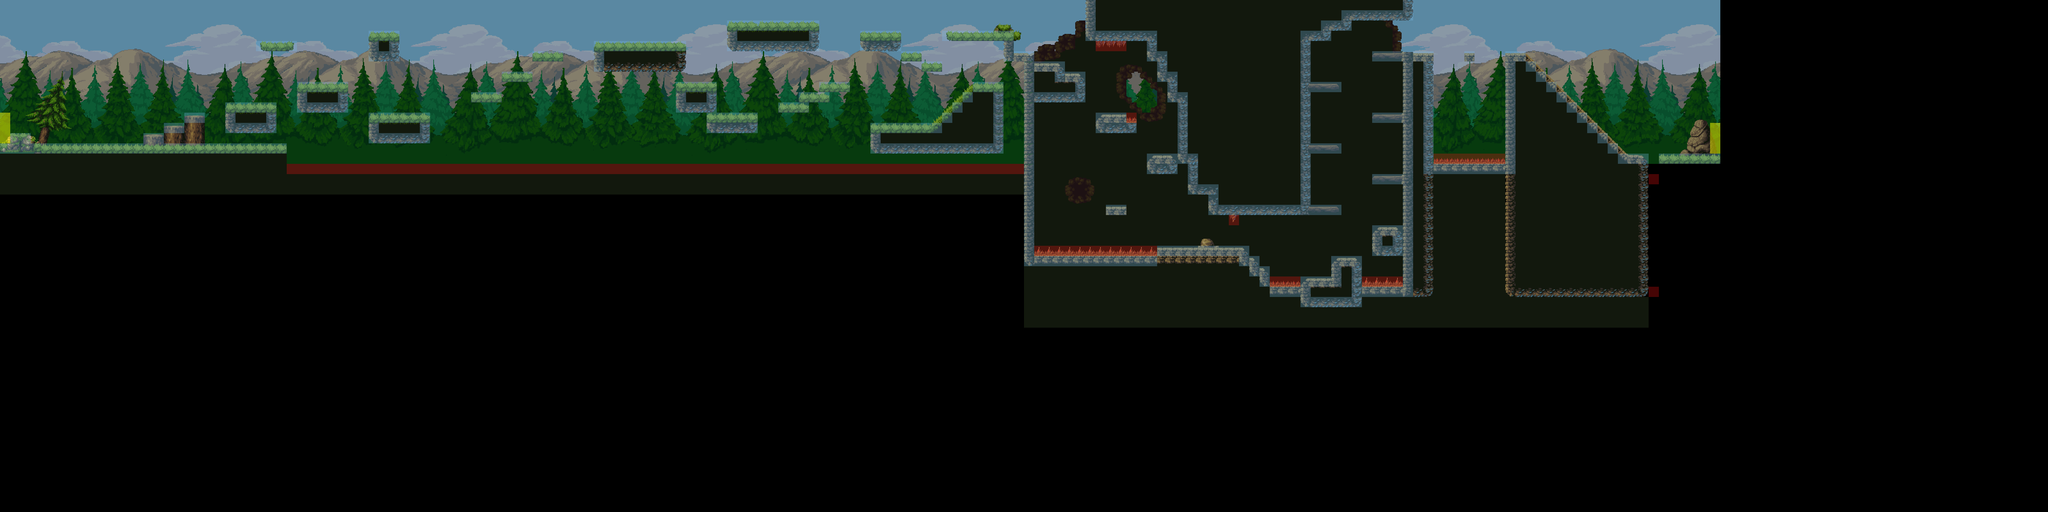

A level layout from a 2D game, rendered from its tile map. Below: a short description, then the map file with tile-grid data replaced by summaries:
An orthogonal 200x50 tile map with 32x32 px tiles, 10 tile layers (Paisaje, Arboles III, Arboles II, Arboles I, ...), 6 tilesets.

<map version="1.0" orientation="orthogonal" renderorder="right-down" width="200" height="50" tilewidth="32" tileheight="32" nextobjectid="1">
 <properties>
  <property name="Music" value="bossbattle3.ogg" />
 </properties>
 <tileset firstgid="1" name="Mountains" tilewidth="32" tileheight="32" tilecount="312" columns="24">
  <image source="Mountains.png" width="768" height="432" />
 </tileset>
 <tileset firstgid="313" name="Trees" tilewidth="32" tileheight="32" tilecount="792" columns="72">
  <image source="Trees.png" width="2304" height="362" />
 </tileset>
 <tileset firstgid="1105" name="Tileset 2" tilewidth="32" tileheight="32" tilecount="968" columns="44">
  <image source="Tileset 2.png" width="1418" height="722" />
 </tileset>
 <tileset firstgid="2073" name="Colision" tilewidth="32" tileheight="32" tilecount="1" columns="1">
  <image source="Colision.png" width="32" height="32" />
 </tileset>
 <tileset firstgid="2074" name="death_zone" tilewidth="32" tileheight="32" tilecount="1" columns="1">
  <image source="death_zone.png" width="32" height="32" />
 </tileset>
 <tileset firstgid="2075" name="map_changer" tilewidth="32" tileheight="32" tilecount="1" columns="1">
  <image source="levelchange.png" width="32" height="32" />
 </tileset>
 <layer name="Paisaje" width="200" height="50">
  <properties>
   <property name="Navigation" type="int" value="0" />
   <property name="Nodraw" type="int" value="0" />
   <property name="Parallax" type="float" value="1" />
  </properties>
  <data>[10000 cells, 2352 non-empty, 312 distinct tile ids]</data>
 </layer>
 <layer name="Arboles III" width="200" height="50">
  <properties>
   <property name="Navigation" type="int" value="0" />
   <property name="Nodraw" type="int" value="0" />
   <property name="Parallax" type="float" value="1" />
  </properties>
  <data>[10000 cells, 1848 non-empty, 264 distinct tile ids]</data>
 </layer>
 <layer name="Arboles II" width="200" height="50">
  <properties>
   <property name="Navigation" type="int" value="0" />
   <property name="Nodraw" type="int" value="0" />
   <property name="Parallax" type="float" value="1" />
  </properties>
  <data>[10000 cells, 1848 non-empty, 264 distinct tile ids]</data>
 </layer>
 <layer name="Arboles I" width="200" height="50">
  <properties>
   <property name="Navigation" type="int" value="0" />
   <property name="Nodraw" type="int" value="0" />
   <property name="Parallax" type="float" value="1" />
  </properties>
  <data>[10000 cells, 1848 non-empty, 264 distinct tile ids]</data>
 </layer>
 <layer name="Details II" width="200" height="50">
  <properties>
   <property name="Navigation" type="int" value="0" />
   <property name="Nodraw" type="int" value="0" />
   <property name="Parallax" type="float" value="1" />
  </properties>
  <data>[10000 cells, 54 non-empty, 4 distinct tile ids]</data>
 </layer>
 <layer name="Details" width="200" height="50">
  <properties>
   <property name="Navigation" type="int" value="0" />
   <property name="Nodraw" type="int" value="0" />
   <property name="Parallax" type="float" value="1" />
  </properties>
  <data>[10000 cells, 1952 non-empty, 78 distinct tile ids]</data>
 </layer>
 <layer name="Plataformer" width="200" height="50">
  <properties>
   <property name="Navigation" type="int" value="0" />
   <property name="Nodraw" type="int" value="0" />
   <property name="Parallax" type="float" value="1" />
  </properties>
  <data>[10000 cells, 748 non-empty, 67 distinct tile ids]</data>
 </layer>
 <layer name="Colisions" width="200" height="50">
  <properties>
   <property name="Navigation" type="int" value="1" />
   <property name="Nodraw" type="int" value="0" />
   <property name="Parallax" type="float" value="1" />
  </properties>
  <data>[10000 cells, 482 non-empty, 1 distinct tile ids]</data>
 </layer>
 <layer name="Damage" width="200" height="50">
  <properties>
   <property name="Navigation" type="int" value="1" />
   <property name="Nodraw" type="int" value="0" />
   <property name="Parallax" type="float" value="1" />
  </properties>
  <data>[10000 cells, 105 non-empty, 1 distinct tile ids]</data>
 </layer>
 <layer name="Mapchanger" width="200" height="50">
  <properties>
   <property name="Navigation" type="int" value="2" />
   <property name="Nodraw" type="int" value="0" />
   <property name="Parallax" type="float" value="1" />
  </properties>
  <data>[10000 cells, 6 non-empty, 1 distinct tile ids]</data>
 </layer>
</map>
